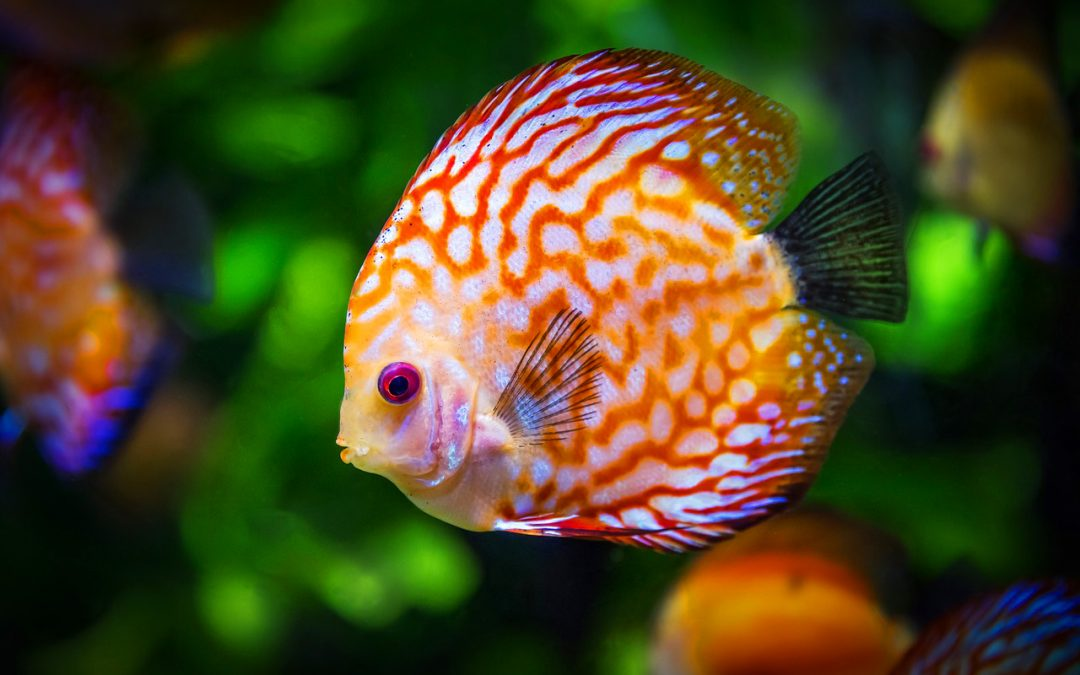
#> input picture pois.jpg, 1080 x 675 px
$ jupyter execute clustering.ipynb   (older library calls are emulated)
#> lines starting #> are read from the running program, lines starting #| are printed output that depends on the picture
[cell 1]
import numpy as np
import cv2
from sklearn.cluster import KMeans
from sklearn.cluster import MiniBatchKMeans
import skimage.io
import matplotlib.pyplot as plt

image = cv2.imread('pois.jpg')
#> image is the input picture: shape (675, 1080, 3); mean B, G, R 36.9, 72.6, 78.6

(h1, w1) = image.shape[:2]
#> h1 = 675; w1 = 1080

image = cv2.cvtColor(image, cv2.COLOR_BGR2LAB)
#> image: shape (675, 1080, 3); mean of channels 0, 1, 2 79.6, 127.3, 148.6

image = image.reshape((image.shape[0] * image.shape[1], 3))

clt = KMeans(n_clusters = 2)

labels = clt.fit_predict(image)
quant = clt.cluster_centers_.astype("uint8")[labels]

#reshape the feature vectors to images
quant = quant.reshape((h1, w1, 3))
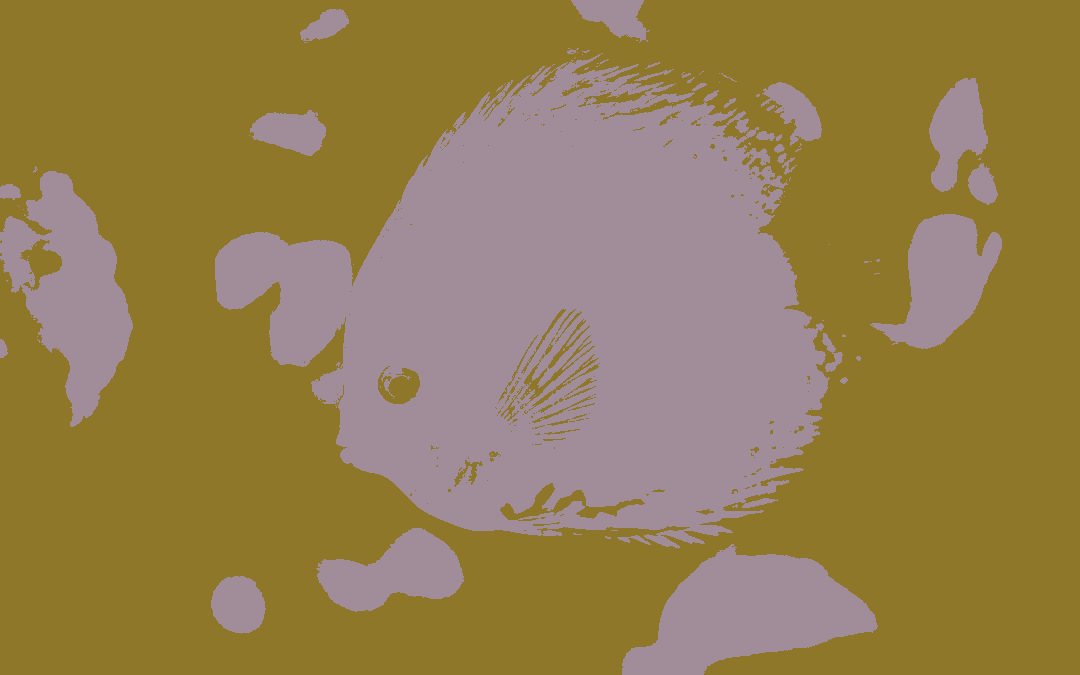
#> quant: shape (675, 1080, 3); mean of channels 0, 1, 2 79.7, 126.6, 148.6; drawn as B, G, R
image = image.reshape((h1, w1, 3))

# convert from L*a*b* to RGB
quant = cv2.cvtColor(quant, cv2.COLOR_LAB2BGR)
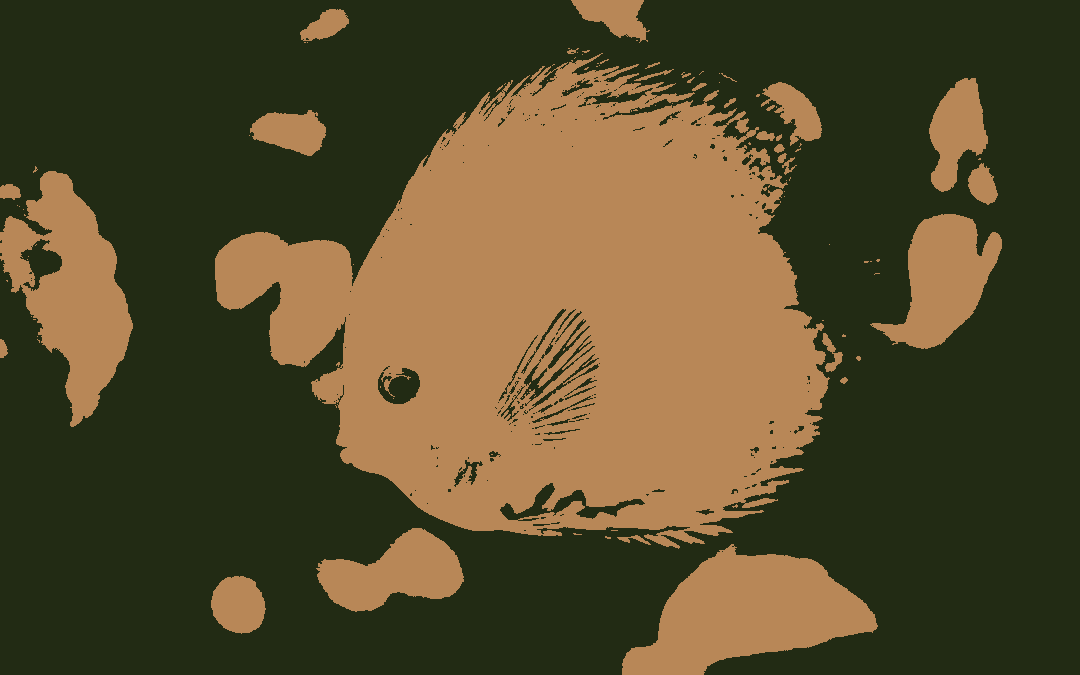
#> quant: shape (675, 1080, 3); mean B, G, R 43.1, 74.8, 85.8
image = cv2.cvtColor(image, cv2.COLOR_LAB2BGR)

cv2.imwrite('pois2.jpg', quant)
plt.imshow(image)

cv2.imread('pois.jpg')
cv2.waitKey(0)
cv2.destroyAllWindows()

[cell 2]
plt.imshow(image)

[cell 3]
#!pip install opencv-python

[cell 4]
import skimage.io
import matplotlib.pyplot as plt

img_path="pois.jpg"
img = skimage.io.imread(img_path)/255.0

def plotnoise(img, mode, r, c, i):

#> called with mode = 'salt', r = 4, c = 2, i = 4
    plt.subplot(r,c,i)
    if mode is not None:
        gimg = skimage.util.random_noise(img, mode=mode)
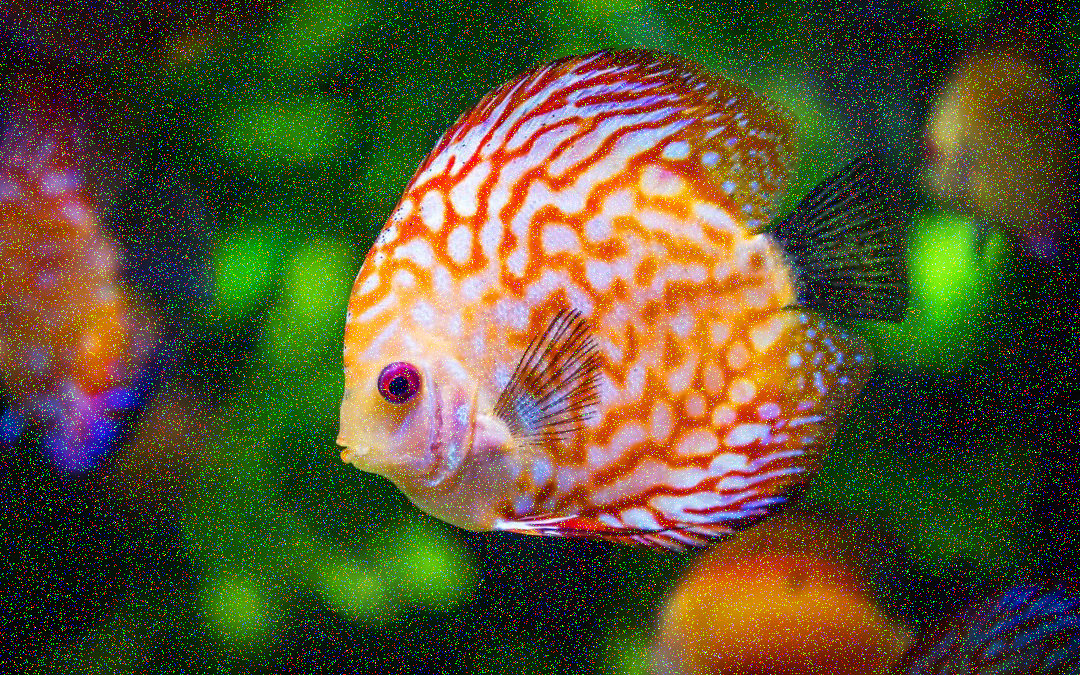
#> gimg: shape (675, 1080, 3) float64; mean R, G, B 0.343, 0.32, 0.187

        plt.imshow(gimg)
        print(img.shape)
#| (675, 1080, 3)
        for i in range(0,675):
            for j in range(0,1080):
                gimg[i][j][0] = gimg[i][j][0]*255
                gimg[i][j][1] = gimg[i][j][1]*255
                gimg[i][j][2] = gimg[i][j][2]*255
        cv2.imwrite('noisedimg.jpg', gimg)
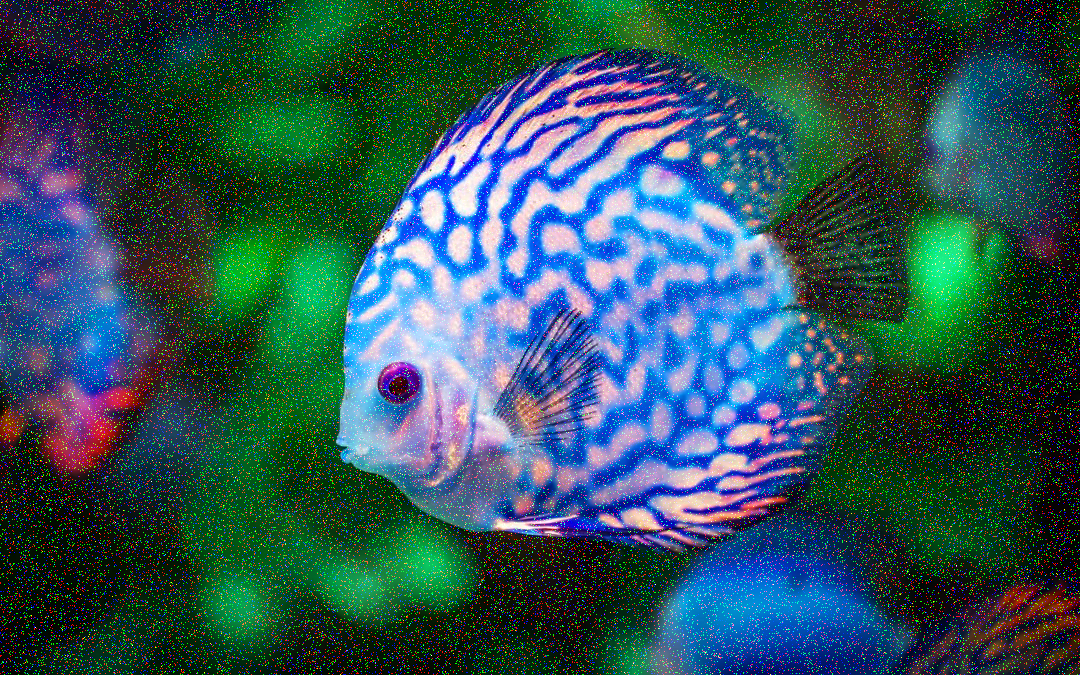
#> saved as noisedimg.jpg: shape (675, 1080, 3); mean B, G, R 87.5, 81.7, 47.8
    else:
        plt.imshow(img)
    plt.title(mode)
    plt.axis("off")

plt.figure(figsize=(18,24))
r=4
c=2
#plotnoise(img, "gaussian", r,c,1)
#plotnoise(img, "localvar", r,c,2)
#plotnoise(img, "poisson", r,c,3)
plotnoise(img, "salt", r,c,4)
# [4 lines of commented-out code are left out]
plt.show()

[cell 5]
def show_image(image, title='Image', cmap_type='gray'):
    plt.imshow(image, cmap=cmap_type)
    plt.title(title)
    plt.axis('off')
    plt.show()

[cell 6]
from skimage.restoration import denoise_tv_chambolle
img_path="noisedimg.jpg"
img = skimage.io.imread(img_path)
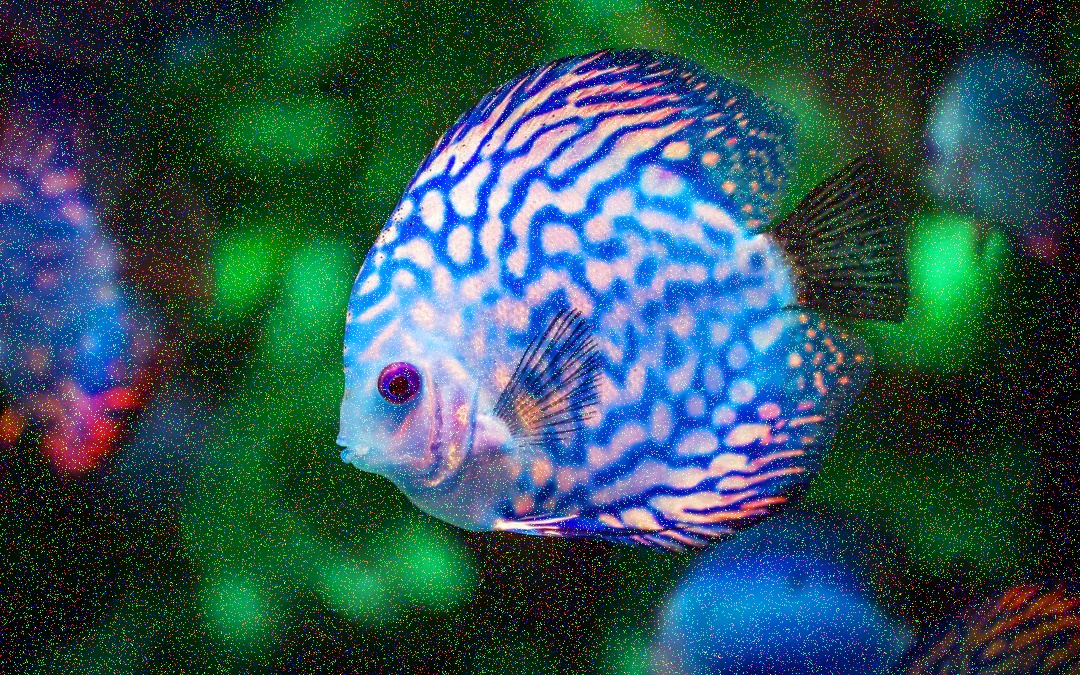
#> img: shape (675, 1080, 3); mean R, G, B 49.2, 81.7, 88.1
denoised_image = denoise_tv_chambolle(img,weight=0.1,multichannel=True)
show_image(denoised_image,'Denoised image')
